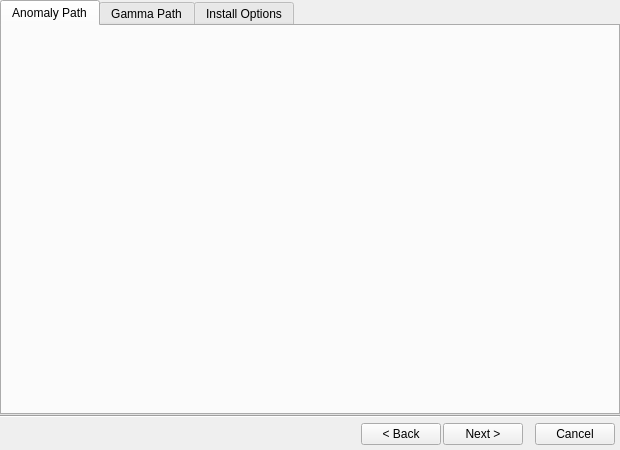
<?xml version="1.0" encoding="UTF-8"?>
<ui version="4.0">
 <class>InstallerWindow</class>
 <widget class="QMainWindow" name="InstallerWindow">
  <property name="geometry">
   <rect>
    <x>0</x>
    <y>0</y>
    <width>620</width>
    <height>450</height>
   </rect>
  </property>
  <property name="sizePolicy">
   <sizepolicy hsizetype="Maximum" vsizetype="Maximum">
    <horstretch>0</horstretch>
    <verstretch>0</verstretch>
   </sizepolicy>
  </property>
  <property name="contextMenuPolicy">
   <enum>Qt::ContextMenuPolicy::NoContextMenu</enum>
  </property>
  <property name="acceptDrops">
   <bool>false</bool>
  </property>
  <property name="windowTitle">
   <string>Norzka's Custom Gamma Installer</string>
  </property>
  <property name="autoFillBackground">
   <bool>false</bool>
  </property>
  <property name="styleSheet">
   <string notr="true"/>
  </property>
  <property name="locale">
   <locale language="English" country="UnitedStates"/>
  </property>
  <property name="tabShape">
   <enum>QTabWidget::TabShape::Rounded</enum>
  </property>
  <property name="dockOptions">
   <set>QMainWindow::DockOption::AllowTabbedDocks|QMainWindow::DockOption::AnimatedDocks</set>
  </property>
  <widget class="QWidget" name="centralWidget">
   <layout class="QHBoxLayout" name="horizontalLayout_3">
    <property name="spacing">
     <number>0</number>
    </property>
    <property name="leftMargin">
     <number>0</number>
    </property>
    <property name="topMargin">
     <number>0</number>
    </property>
    <property name="rightMargin">
     <number>0</number>
    </property>
    <property name="bottomMargin">
     <number>0</number>
    </property>
    <item>
     <widget class="QStackedWidget" name="stackedWidget">
      <property name="currentIndex">
       <number>0</number>
      </property>
      <widget class="QWidget" name="InstallSetting">
       <layout class="QVBoxLayout" name="verticalLayout_1">
        <property name="spacing">
         <number>0</number>
        </property>
        <property name="leftMargin">
         <number>0</number>
        </property>
        <property name="topMargin">
         <number>0</number>
        </property>
        <property name="rightMargin">
         <number>0</number>
        </property>
        <property name="bottomMargin">
         <number>0</number>
        </property>
        <item>
         <widget class="QTabWidget" name="tabWidget">
          <property name="currentIndex">
           <number>0</number>
          </property>
          <widget class="QWidget" name="AnomalyPath">
           <attribute name="title">
            <string>Anomaly Path</string>
           </attribute>
           <layout class="QVBoxLayout" name="verticalLayout_2">
            <property name="spacing">
             <number>0</number>
            </property>
            <property name="leftMargin">
             <number>10</number>
            </property>
            <property name="topMargin">
             <number>10</number>
            </property>
            <property name="rightMargin">
             <number>10</number>
            </property>
            <property name="bottomMargin">
             <number>10</number>
            </property>
            <item>
             <widget class="InstallPathWidget" name="AnomalyPathInput" native="true"/>
            </item>
           </layout>
          </widget>
          <widget class="QWidget" name="GammaPath">
           <attribute name="title">
            <string>Gamma Path</string>
           </attribute>
           <layout class="QVBoxLayout" name="verticalLayout_3">
            <property name="spacing">
             <number>0</number>
            </property>
            <property name="leftMargin">
             <number>10</number>
            </property>
            <property name="topMargin">
             <number>10</number>
            </property>
            <property name="rightMargin">
             <number>10</number>
            </property>
            <property name="bottomMargin">
             <number>10</number>
            </property>
            <item>
             <widget class="InstallPathWidget" name="GammaPathInput" native="true"/>
            </item>
           </layout>
          </widget>
          <widget class="QWidget" name="FinalOptions">
           <attribute name="title">
            <string>Install Options</string>
           </attribute>
           <layout class="QHBoxLayout" name="horizontalLayout_2">
            <property name="spacing">
             <number>10</number>
            </property>
            <property name="leftMargin">
             <number>10</number>
            </property>
            <property name="topMargin">
             <number>10</number>
            </property>
            <property name="rightMargin">
             <number>10</number>
            </property>
            <property name="bottomMargin">
             <number>10</number>
            </property>
            <item>
             <spacer name="horizontalSpacer_2">
              <property name="orientation">
               <enum>Qt::Orientation::Horizontal</enum>
              </property>
              <property name="sizeHint" stdset="0">
               <size>
                <width>40</width>
                <height>20</height>
               </size>
              </property>
             </spacer>
            </item>
            <item>
             <widget class="QWidget" name="VerticalContainer" native="true">
              <layout class="QVBoxLayout" name="verticalLayout_5">
               <property name="spacing">
                <number>10</number>
               </property>
               <property name="leftMargin">
                <number>0</number>
               </property>
               <property name="topMargin">
                <number>0</number>
               </property>
               <property name="rightMargin">
                <number>0</number>
               </property>
               <property name="bottomMargin">
                <number>0</number>
               </property>
               <item>
                <spacer name="verticalSpacer_2">
                 <property name="orientation">
                  <enum>Qt::Orientation::Vertical</enum>
                 </property>
                 <property name="sizeHint" stdset="0">
                  <size>
                   <width>20</width>
                   <height>40</height>
                  </size>
                 </property>
                </spacer>
               </item>
               <item>
                <widget class="QFrame" name="frame">
                 <property name="sizePolicy">
                  <sizepolicy hsizetype="Maximum" vsizetype="Minimum">
                   <horstretch>0</horstretch>
                   <verstretch>0</verstretch>
                  </sizepolicy>
                 </property>
                 <property name="frameShape">
                  <enum>QFrame::Shape::Box</enum>
                 </property>
                 <property name="frameShadow">
                  <enum>QFrame::Shadow::Sunken</enum>
                 </property>
                 <layout class="QVBoxLayout" name="verticalLayout_6">
                  <property name="leftMargin">
                   <number>50</number>
                  </property>
                  <property name="topMargin">
                   <number>40</number>
                  </property>
                  <property name="rightMargin">
                   <number>50</number>
                  </property>
                  <property name="bottomMargin">
                   <number>40</number>
                  </property>
                  <item>
                   <widget class="QCheckBox" name="OptionAddOverwriteFiles">
                    <property name="text">
                     <string>Add Overwrite Files</string>
                    </property>
                    <property name="checked">
                     <bool>true</bool>
                    </property>
                   </widget>
                  </item>
                 </layout>
                </widget>
               </item>
               <item>
                <widget class="QPushButton" name="StartInstallButton">
                 <property name="text">
                  <string>Start Install</string>
                 </property>
                 <property name="autoDefault">
                  <bool>false</bool>
                 </property>
                 <property name="default">
                  <bool>false</bool>
                 </property>
                 <property name="flat">
                  <bool>false</bool>
                 </property>
                </widget>
               </item>
               <item>
                <spacer name="verticalSpacer">
                 <property name="orientation">
                  <enum>Qt::Orientation::Vertical</enum>
                 </property>
                 <property name="sizeHint" stdset="0">
                  <size>
                   <width>20</width>
                   <height>40</height>
                  </size>
                 </property>
                </spacer>
               </item>
              </layout>
             </widget>
            </item>
            <item>
             <spacer name="horizontalSpacer_4">
              <property name="orientation">
               <enum>Qt::Orientation::Horizontal</enum>
              </property>
              <property name="sizeHint" stdset="0">
               <size>
                <width>40</width>
                <height>20</height>
               </size>
              </property>
             </spacer>
            </item>
           </layout>
          </widget>
         </widget>
        </item>
        <item>
         <widget class="Line" name="SeperaterLine">
          <property name="orientation">
           <enum>Qt::Orientation::Horizontal</enum>
          </property>
         </widget>
        </item>
        <item>
         <layout class="QHBoxLayout" name="horizontalLayout">
          <property name="spacing">
           <number>2</number>
          </property>
          <property name="leftMargin">
           <number>5</number>
          </property>
          <property name="topMargin">
           <number>5</number>
          </property>
          <property name="rightMargin">
           <number>5</number>
          </property>
          <property name="bottomMargin">
           <number>5</number>
          </property>
          <item>
           <spacer name="horizontalSpacer">
            <property name="orientation">
             <enum>Qt::Orientation::Horizontal</enum>
            </property>
            <property name="sizeType">
             <enum>QSizePolicy::Policy::Preferred</enum>
            </property>
            <property name="sizeHint" stdset="0">
             <size>
              <width>500</width>
              <height>20</height>
             </size>
            </property>
           </spacer>
          </item>
          <item>
           <widget class="QPushButton" name="BackButton">
            <property name="text">
             <string>&lt; Back</string>
            </property>
           </widget>
          </item>
          <item>
           <widget class="QPushButton" name="NextButton">
            <property name="text">
             <string>Next &gt;</string>
            </property>
           </widget>
          </item>
          <item>
           <spacer name="horizontalSpacer_3">
            <property name="orientation">
             <enum>Qt::Orientation::Horizontal</enum>
            </property>
            <property name="sizeType">
             <enum>QSizePolicy::Policy::Minimum</enum>
            </property>
            <property name="sizeHint" stdset="0">
             <size>
              <width>10</width>
              <height>20</height>
             </size>
            </property>
           </spacer>
          </item>
          <item>
           <widget class="QPushButton" name="CancelButton">
            <property name="text">
             <string>Cancel</string>
            </property>
           </widget>
          </item>
         </layout>
        </item>
       </layout>
      </widget>
      <widget class="QWidget" name="InstallPage">
       <layout class="QVBoxLayout" name="verticalLayout_4">
        <property name="spacing">
         <number>5</number>
        </property>
        <property name="leftMargin">
         <number>10</number>
        </property>
        <property name="topMargin">
         <number>10</number>
        </property>
        <property name="rightMargin">
         <number>10</number>
        </property>
        <property name="bottomMargin">
         <number>10</number>
        </property>
        <item>
         <widget class="QLabel" name="LogoLabel">
          <property name="text">
           <string/>
          </property>
          <property name="pixmap">
           <pixmap resource="../build/.rcc/Assets.qrc">:/Images/Logo.png</pixmap>
          </property>
          <property name="alignment">
           <set>Qt::AlignmentFlag::AlignCenter</set>
          </property>
         </widget>
        </item>
        <item>
         <spacer name="verticalSpacer_4">
          <property name="orientation">
           <enum>Qt::Orientation::Vertical</enum>
          </property>
          <property name="sizeHint" stdset="0">
           <size>
            <width>20</width>
            <height>40</height>
           </size>
          </property>
         </spacer>
        </item>
        <item>
         <widget class="QProgressBar" name="CurrentProgressBar">
          <property name="minimum">
           <number>0</number>
          </property>
          <property name="maximum">
           <number>100</number>
          </property>
          <property name="value">
           <number>0</number>
          </property>
          <property name="alignment">
           <set>Qt::AlignmentFlag::AlignCenter</set>
          </property>
         </widget>
        </item>
        <item>
         <widget class="QProgressBar" name="TotalProgressBar">
          <property name="minimum">
           <number>0</number>
          </property>
          <property name="maximum">
           <number>100</number>
          </property>
          <property name="value">
           <number>0</number>
          </property>
          <property name="alignment">
           <set>Qt::AlignmentFlag::AlignCenter</set>
          </property>
         </widget>
        </item>
        <item>
         <spacer name="verticalSpacer_3">
          <property name="orientation">
           <enum>Qt::Orientation::Vertical</enum>
          </property>
          <property name="sizeHint" stdset="0">
           <size>
            <width>20</width>
            <height>40</height>
           </size>
          </property>
         </spacer>
        </item>
       </layout>
      </widget>
      <widget class="QWidget" name="Finished">
       <layout class="QVBoxLayout" name="verticalLayout_7">
        <property name="leftMargin">
         <number>10</number>
        </property>
        <property name="topMargin">
         <number>10</number>
        </property>
        <property name="rightMargin">
         <number>10</number>
        </property>
        <property name="bottomMargin">
         <number>10</number>
        </property>
        <item>
         <spacer name="verticalSpacer_5">
          <property name="orientation">
           <enum>Qt::Orientation::Vertical</enum>
          </property>
          <property name="sizeHint" stdset="0">
           <size>
            <width>20</width>
            <height>40</height>
           </size>
          </property>
         </spacer>
        </item>
        <item>
         <widget class="QWidget" name="widget" native="true">
          <layout class="QHBoxLayout" name="horizontalLayout_4">
           <property name="spacing">
            <number>6</number>
           </property>
           <property name="leftMargin">
            <number>0</number>
           </property>
           <property name="topMargin">
            <number>0</number>
           </property>
           <property name="rightMargin">
            <number>0</number>
           </property>
           <property name="bottomMargin">
            <number>0</number>
           </property>
           <item>
            <spacer name="horizontalSpacer_5">
             <property name="orientation">
              <enum>Qt::Orientation::Horizontal</enum>
             </property>
             <property name="sizeHint" stdset="0">
              <size>
               <width>40</width>
               <height>20</height>
              </size>
             </property>
            </spacer>
           </item>
           <item>
            <widget class="QFrame" name="frame_2">
             <property name="frameShape">
              <enum>QFrame::Shape::Box</enum>
             </property>
             <property name="frameShadow">
              <enum>QFrame::Shadow::Raised</enum>
             </property>
             <layout class="QVBoxLayout" name="verticalLayout">
              <property name="spacing">
               <number>10</number>
              </property>
              <property name="leftMargin">
               <number>40</number>
              </property>
              <property name="topMargin">
               <number>50</number>
              </property>
              <property name="rightMargin">
               <number>40</number>
              </property>
              <property name="bottomMargin">
               <number>50</number>
              </property>
              <item>
               <widget class="QLabel" name="TimeTakenLabel">
                <property name="text">
                 <string>Time Taken: </string>
                </property>
                <property name="alignment">
                 <set>Qt::AlignmentFlag::AlignCenter</set>
                </property>
               </widget>
              </item>
             </layout>
            </widget>
           </item>
           <item>
            <spacer name="horizontalSpacer_6">
             <property name="orientation">
              <enum>Qt::Orientation::Horizontal</enum>
             </property>
             <property name="sizeHint" stdset="0">
              <size>
               <width>40</width>
               <height>20</height>
              </size>
             </property>
            </spacer>
           </item>
          </layout>
         </widget>
        </item>
        <item>
         <spacer name="verticalSpacer_6">
          <property name="orientation">
           <enum>Qt::Orientation::Vertical</enum>
          </property>
          <property name="sizeHint" stdset="0">
           <size>
            <width>20</width>
            <height>40</height>
           </size>
          </property>
         </spacer>
        </item>
        <item>
         <widget class="QWidget" name="widget_2" native="true">
          <layout class="QHBoxLayout" name="horizontalLayout_5">
           <item>
            <widget class="QPushButton" name="FinishInstallButton">
             <property name="text">
              <string>Finish Install</string>
             </property>
            </widget>
           </item>
          </layout>
         </widget>
        </item>
       </layout>
      </widget>
     </widget>
    </item>
   </layout>
  </widget>
 </widget>
 <layoutdefault spacing="6" margin="11"/>
 <customwidgets>
  <customwidget>
   <class>InstallPathWidget</class>
   <extends>QWidget</extends>
   <header>NCGI/widget/InstallPathWidget.hpp</header>
   <container>1</container>
  </customwidget>
 </customwidgets>
 <resources>
  <include location="../build/.rcc/Assets.qrc"/>
  <include location="../build/.rcc/Assets.qrc"/>
 </resources>
 <connections/>
</ui>
